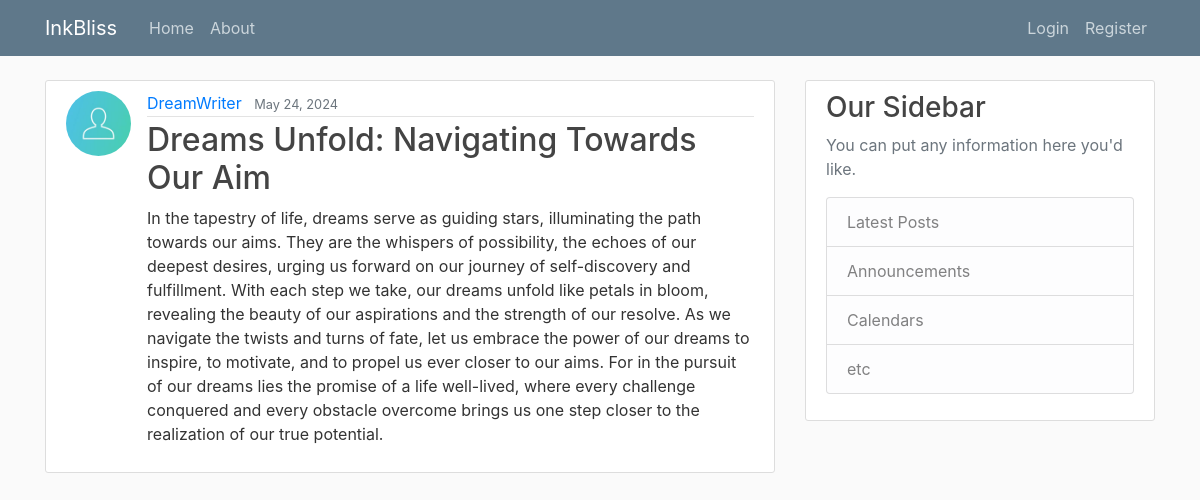
The app's page /post/14/ with its own data.
### blog/models.py (models this page shows, shortened)
class Post(models.Model):
    title=models.CharField(max_length=100)
    content=models.TextField()
    date=models.DateTimeField(default=timezone.now) #auto_now_add=True
    author=models.ForeignKey(User, on_delete=models.CASCADE)

### users/models.py (models this page shows, shortened)
class Profile(models.Model):
    user=models.OneToOneField(User, on_delete=models.CASCADE)
    image=models.ImageField(default='default.jpg',upload_to='profile_pics')

### blog/views.py (the view)
# urls.py: path('post/<int:pk>/', PostDetailView.as_view() , name="post-details"),
class PostDetailView(DetailView):
    model=Post

### blog/templates/blog/post_detail.html (shortened to what this page needs)
{% extends "blog/base.html" %}
{% block content %}
       <article class="media content-section">
        <img class="rounded-circle article-img" src="{{ object.author.profile.image.url }}">
        <div class="media-body">
          <div class="article-metadata">
            <a class="mr-2" href="#">{{ object.author }}</a>
            <small class="text-muted">{{ object.date|date:"F d, Y"}}</small>
          </div>
          <h2 class="article-title" >{{ object.title }}</h2>
          <p class="article-content">{{ object.content }}</p>
        </div>
      </article>
{% endblock content %}

### blog/static/blog/main.css (style rules this page uses)
body { background: #fafafa; color: #333333; margin-top: 5rem; }
h1, h2, h3, h4, h5, h6 { color: #444444; }
.content-section { background: #ffffff; padding: 10px 20px; border: 1px solid #dddddd; border-radius: 3px; margin-bottom: 20px; }
.article-title { color: #444444; }
.article-content { white-space: pre-line; }
.article-img { height: 65px; width: 65px; margin-right: 16px; }
.article-metadata { padding-bottom: 1px; margin-bottom: 4px; border-bottom: 1px solid #e3e3e3 }

### records on screen
Post: author.profile.image (placeholder picture), author "DreamWriter", date "May 24, 2024", title "Dreams Unfold: Navigating Towards Our Aim", content "In the tapestry of life, dreams serve as guiding stars, illuminating the path towards our aims. They are the whispers of possibility, the echoes of our deepest desires, urging us forward on our journey of self-discovery and fulfillment. With each step we take, our dreams unfold like petals in bloom, revealing the beauty of our aspirations and the strength of our resolve. As we navigate the twists and turns of fate, let us embrace the power of our dreams to inspire, to motivate, and to propel us ever closer to our aims. For in the pursuit of our dreams lies the promise of a life well-lived, where every challenge conquered and every obstacle overcome brings us one step closer to the…"
